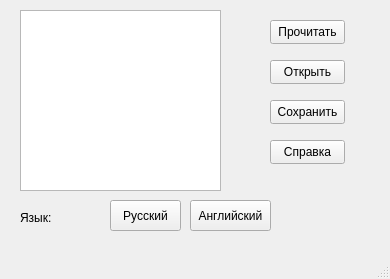
<?xml version="1.0" encoding="UTF-8"?>
<ui version="4.0">
 <class>MainWindow</class>
 <widget class="QMainWindow" name="MainWindow">
  <property name="geometry">
   <rect>
    <x>0</x>
    <y>0</y>
    <width>390</width>
    <height>279</height>
   </rect>
  </property>
  <property name="windowTitle">
   <string>MainWindow</string>
  </property>
  <widget class="QWidget" name="centralwidget">
   <widget class="QPushButton" name="buttonOpen">
    <property name="geometry">
     <rect>
      <x>270</x>
      <y>60</y>
      <width>75</width>
      <height>24</height>
     </rect>
    </property>
    <property name="text">
     <string>Открыть</string>
    </property>
   </widget>
   <widget class="QPushButton" name="buttunHelp">
    <property name="geometry">
     <rect>
      <x>270</x>
      <y>140</y>
      <width>75</width>
      <height>24</height>
     </rect>
    </property>
    <property name="text">
     <string>Справка</string>
    </property>
   </widget>
   <widget class="QPushButton" name="buttonSave">
    <property name="geometry">
     <rect>
      <x>270</x>
      <y>100</y>
      <width>75</width>
      <height>24</height>
     </rect>
    </property>
    <property name="text">
     <string>Сохранить</string>
    </property>
   </widget>
   <widget class="QPlainTextEdit" name="plainTextEdit">
    <property name="geometry">
     <rect>
      <x>20</x>
      <y>10</y>
      <width>201</width>
      <height>181</height>
     </rect>
    </property>
   </widget>
   <widget class="QPushButton" name="buttonRead">
    <property name="geometry">
     <rect>
      <x>270</x>
      <y>20</y>
      <width>75</width>
      <height>24</height>
     </rect>
    </property>
    <property name="text">
     <string>Прочитать</string>
    </property>
   </widget>
   <widget class="QPushButton" name="buttonLanguageRus">
    <property name="geometry">
     <rect>
      <x>110</x>
      <y>200</y>
      <width>71</width>
      <height>31</height>
     </rect>
    </property>
    <property name="text">
     <string>Русский</string>
    </property>
   </widget>
   <widget class="QPushButton" name="buttonLanguageEn">
    <property name="geometry">
     <rect>
      <x>190</x>
      <y>200</y>
      <width>81</width>
      <height>31</height>
     </rect>
    </property>
    <property name="text">
     <string>Английский</string>
    </property>
   </widget>
   <widget class="QLabel" name="label">
    <property name="geometry">
     <rect>
      <x>20</x>
      <y>210</y>
      <width>81</width>
      <height>16</height>
     </rect>
    </property>
    <property name="text">
     <string>Язык:</string>
    </property>
   </widget>
  </widget>
  <widget class="QMenuBar" name="menubar">
   <property name="geometry">
    <rect>
     <x>0</x>
     <y>0</y>
     <width>390</width>
     <height>22</height>
    </rect>
   </property>
  </widget>
  <widget class="QStatusBar" name="statusbar"/>
 </widget>
 <resources/>
 <connections/>
</ui>
